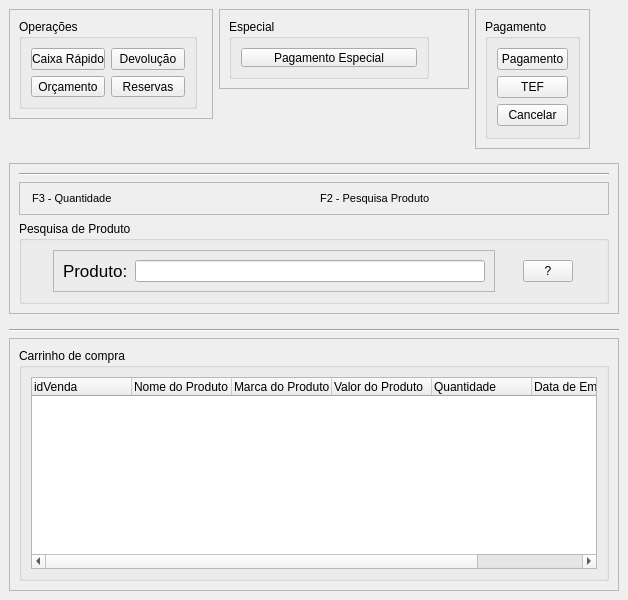
<?xml version="1.0" encoding="UTF-8"?>
<ui version="4.0">
 <class>MainWindow</class>
 <widget class="QMainWindow" name="MainWindow">
  <property name="geometry">
   <rect>
    <x>0</x>
    <y>0</y>
    <width>628</width>
    <height>600</height>
   </rect>
  </property>
  <property name="minimumSize">
   <size>
    <width>628</width>
    <height>600</height>
   </size>
  </property>
  <property name="maximumSize">
   <size>
    <width>628</width>
    <height>600</height>
   </size>
  </property>
  <property name="windowTitle">
   <string>MainWindow</string>
  </property>
  <widget class="QWidget" name="centralwidget">
   <layout class="QGridLayout" name="gridLayout">
    <item row="2" column="0" colspan="4">
     <widget class="Line" name="line_2">
      <property name="orientation">
       <enum>Qt::Horizontal</enum>
      </property>
     </widget>
    </item>
    <item row="1" column="0" colspan="4" alignment="Qt::AlignVCenter">
     <widget class="QFrame" name="frame_pesquisa">
      <property name="sizePolicy">
       <sizepolicy hsizetype="Fixed" vsizetype="Fixed">
        <horstretch>0</horstretch>
        <verstretch>0</verstretch>
       </sizepolicy>
      </property>
      <property name="minimumSize">
       <size>
        <width>0</width>
        <height>0</height>
       </size>
      </property>
      <property name="maximumSize">
       <size>
        <width>800</width>
        <height>800</height>
       </size>
      </property>
      <property name="frameShape">
       <enum>QFrame::StyledPanel</enum>
      </property>
      <property name="frameShadow">
       <enum>QFrame::Raised</enum>
      </property>
      <layout class="QVBoxLayout" name="verticalLayout_6">
       <item>
        <widget class="Line" name="line">
         <property name="orientation">
          <enum>Qt::Horizontal</enum>
         </property>
        </widget>
       </item>
       <item>
        <widget class="QFrame" name="frame_2">
         <property name="frameShape">
          <enum>QFrame::StyledPanel</enum>
         </property>
         <property name="frameShadow">
          <enum>QFrame::Raised</enum>
         </property>
         <layout class="QHBoxLayout" name="horizontalLayout">
          <item>
           <widget class="QLabel" name="l_F3Key">
            <property name="font">
             <font>
              <pointsize>8</pointsize>
             </font>
            </property>
            <property name="text">
             <string> F3 - Quantidade</string>
            </property>
           </widget>
          </item>
          <item>
           <widget class="QLabel" name="l_F2Key">
            <property name="font">
             <font>
              <pointsize>8</pointsize>
             </font>
            </property>
            <property name="text">
             <string> F2 - Pesquisa Produto</string>
            </property>
           </widget>
          </item>
         </layout>
        </widget>
       </item>
       <item>
        <widget class="QGroupBox" name="gb_pesquisa">
         <property name="sizePolicy">
          <sizepolicy hsizetype="Fixed" vsizetype="Fixed">
           <horstretch>0</horstretch>
           <verstretch>0</verstretch>
          </sizepolicy>
         </property>
         <property name="maximumSize">
          <size>
           <width>800</width>
           <height>600</height>
          </size>
         </property>
         <property name="title">
          <string>Pesquisa de Produto</string>
         </property>
         <layout class="QHBoxLayout" name="horizontalLayout_3">
          <item>
           <widget class="QFrame" name="frame_3">
            <property name="sizePolicy">
             <sizepolicy hsizetype="Fixed" vsizetype="Fixed">
              <horstretch>0</horstretch>
              <verstretch>0</verstretch>
             </sizepolicy>
            </property>
            <property name="frameShape">
             <enum>QFrame::StyledPanel</enum>
            </property>
            <property name="frameShadow">
             <enum>QFrame::Raised</enum>
            </property>
            <layout class="QHBoxLayout" name="horizontalLayout_2">
             <item>
              <widget class="QLabel" name="l_title">
               <property name="minimumSize">
                <size>
                 <width>66</width>
                 <height>22</height>
                </size>
               </property>
               <property name="maximumSize">
                <size>
                 <width>66</width>
                 <height>22</height>
                </size>
               </property>
               <property name="font">
                <font>
                 <pointsize>13</pointsize>
                </font>
               </property>
               <property name="text">
                <string>Produto:</string>
               </property>
              </widget>
             </item>
             <item>
              <widget class="QLineEdit" name="le_produto">
               <property name="sizePolicy">
                <sizepolicy hsizetype="MinimumExpanding" vsizetype="MinimumExpanding">
                 <horstretch>0</horstretch>
                 <verstretch>0</verstretch>
                </sizepolicy>
               </property>
               <property name="minimumSize">
                <size>
                 <width>350</width>
                 <height>22</height>
                </size>
               </property>
               <property name="maximumSize">
                <size>
                 <width>350</width>
                 <height>22</height>
                </size>
               </property>
              </widget>
             </item>
            </layout>
           </widget>
          </item>
          <item>
           <widget class="QToolButton" name="toolButton">
            <property name="sizePolicy">
             <sizepolicy hsizetype="Fixed" vsizetype="Fixed">
              <horstretch>0</horstretch>
              <verstretch>0</verstretch>
             </sizepolicy>
            </property>
            <property name="minimumSize">
             <size>
              <width>50</width>
              <height>22</height>
             </size>
            </property>
            <property name="maximumSize">
             <size>
              <width>22</width>
              <height>22</height>
             </size>
            </property>
            <property name="text">
             <string>?</string>
            </property>
            <property name="popupMode">
             <enum>QToolButton::InstantPopup</enum>
            </property>
            <property name="toolButtonStyle">
             <enum>Qt::ToolButtonIconOnly</enum>
            </property>
            <property name="autoRaise">
             <bool>false</bool>
            </property>
           </widget>
          </item>
         </layout>
        </widget>
       </item>
      </layout>
     </widget>
    </item>
    <item row="0" column="0" alignment="Qt::AlignLeft|Qt::AlignTop">
     <widget class="QFrame" name="frame_operacao">
      <property name="sizePolicy">
       <sizepolicy hsizetype="Fixed" vsizetype="Fixed">
        <horstretch>0</horstretch>
        <verstretch>0</verstretch>
       </sizepolicy>
      </property>
      <property name="minimumSize">
       <size>
        <width>204</width>
        <height>110</height>
       </size>
      </property>
      <property name="maximumSize">
       <size>
        <width>204</width>
        <height>110</height>
       </size>
      </property>
      <property name="frameShape">
       <enum>QFrame::StyledPanel</enum>
      </property>
      <property name="frameShadow">
       <enum>QFrame::Raised</enum>
      </property>
      <layout class="QVBoxLayout" name="verticalLayout">
       <item>
        <widget class="QGroupBox" name="gb_operacao">
         <property name="minimumSize">
          <size>
           <width>178</width>
           <height>90</height>
          </size>
         </property>
         <property name="maximumSize">
          <size>
           <width>178</width>
           <height>90</height>
          </size>
         </property>
         <property name="title">
          <string>Operações</string>
         </property>
         <layout class="QGridLayout" name="gridLayout_2">
          <item row="0" column="0">
           <widget class="QPushButton" name="btn_caixaRapido_2">
            <property name="text">
             <string>Caixa Rápido</string>
            </property>
           </widget>
          </item>
          <item row="1" column="1">
           <widget class="QPushButton" name="btn_reservas">
            <property name="text">
             <string>Reservas</string>
            </property>
           </widget>
          </item>
          <item row="0" column="1">
           <widget class="QPushButton" name="btn_Devoluo">
            <property name="text">
             <string>Devolução</string>
            </property>
           </widget>
          </item>
          <item row="1" column="0">
           <widget class="QPushButton" name="btn_orcamento">
            <property name="text">
             <string>Orçamento</string>
            </property>
           </widget>
          </item>
         </layout>
        </widget>
       </item>
      </layout>
     </widget>
    </item>
    <item row="0" column="1" alignment="Qt::AlignLeft|Qt::AlignTop">
     <widget class="QFrame" name="frame_especial">
      <property name="sizePolicy">
       <sizepolicy hsizetype="Fixed" vsizetype="Fixed">
        <horstretch>0</horstretch>
        <verstretch>0</verstretch>
       </sizepolicy>
      </property>
      <property name="minimumSize">
       <size>
        <width>250</width>
        <height>80</height>
       </size>
      </property>
      <property name="maximumSize">
       <size>
        <width>250</width>
        <height>80</height>
       </size>
      </property>
      <property name="frameShape">
       <enum>QFrame::StyledPanel</enum>
      </property>
      <property name="frameShadow">
       <enum>QFrame::Raised</enum>
      </property>
      <layout class="QVBoxLayout" name="verticalLayout_2">
       <item>
        <widget class="QGroupBox" name="gb_especial">
         <property name="minimumSize">
          <size>
           <width>200</width>
           <height>60</height>
          </size>
         </property>
         <property name="maximumSize">
          <size>
           <width>200</width>
           <height>60</height>
          </size>
         </property>
         <property name="title">
          <string>Especial</string>
         </property>
         <layout class="QFormLayout" name="formLayout">
          <item row="0" column="0" colspan="2">
           <widget class="QPushButton" name="btn_pagamentEspecial">
            <property name="maximumSize">
             <size>
              <width>350</width>
              <height>16777215</height>
             </size>
            </property>
            <property name="text">
             <string>Pagamento Especial</string>
            </property>
           </widget>
          </item>
         </layout>
        </widget>
       </item>
      </layout>
     </widget>
    </item>
    <item row="3" column="0" colspan="4">
     <widget class="QFrame" name="frame_carinhoCompra">
      <property name="sizePolicy">
       <sizepolicy hsizetype="Preferred" vsizetype="Fixed">
        <horstretch>0</horstretch>
        <verstretch>0</verstretch>
       </sizepolicy>
      </property>
      <property name="frameShape">
       <enum>QFrame::StyledPanel</enum>
      </property>
      <property name="frameShadow">
       <enum>QFrame::Raised</enum>
      </property>
      <layout class="QVBoxLayout" name="verticalLayout_5">
       <item>
        <widget class="QGroupBox" name="gb_carrinhoCompra">
         <property name="title">
          <string>Carrinho de compra</string>
         </property>
         <layout class="QHBoxLayout" name="horizontalLayout_4">
          <item>
           <widget class="QTreeWidget" name="treeWidget">
            <column>
             <property name="text">
              <string>idVenda</string>
             </property>
            </column>
            <column>
             <property name="text">
              <string>Nome do Produto</string>
             </property>
            </column>
            <column>
             <property name="text">
              <string>Marca do Produto</string>
             </property>
            </column>
            <column>
             <property name="text">
              <string>Valor do Produto</string>
             </property>
            </column>
            <column>
             <property name="text">
              <string>Quantidade</string>
             </property>
            </column>
            <column>
             <property name="text">
              <string>Data de Emissão</string>
             </property>
            </column>
            <column>
             <property name="text">
              <string>Data de Validade</string>
             </property>
            </column>
            <column>
             <property name="text">
              <string/>
             </property>
            </column>
           </widget>
          </item>
         </layout>
        </widget>
       </item>
      </layout>
     </widget>
    </item>
    <item row="0" column="2">
     <widget class="QFrame" name="frame">
      <property name="sizePolicy">
       <sizepolicy hsizetype="Fixed" vsizetype="Fixed">
        <horstretch>0</horstretch>
        <verstretch>0</verstretch>
       </sizepolicy>
      </property>
      <property name="minimumSize">
       <size>
        <width>115</width>
        <height>140</height>
       </size>
      </property>
      <property name="maximumSize">
       <size>
        <width>115</width>
        <height>140</height>
       </size>
      </property>
      <property name="frameShape">
       <enum>QFrame::StyledPanel</enum>
      </property>
      <property name="frameShadow">
       <enum>QFrame::Raised</enum>
      </property>
      <layout class="QVBoxLayout" name="verticalLayout_3">
       <item>
        <widget class="QGroupBox" name="gb_pagamento">
         <property name="title">
          <string>Pagamento</string>
         </property>
         <layout class="QVBoxLayout" name="verticalLayout_4">
          <item>
           <widget class="QPushButton" name="btn_pagamento">
            <property name="text">
             <string>Pagamento</string>
            </property>
           </widget>
          </item>
          <item>
           <widget class="QPushButton" name="btn_TEF">
            <property name="text">
             <string>TEF</string>
            </property>
           </widget>
          </item>
          <item>
           <widget class="QPushButton" name="btn_cancelar">
            <property name="text">
             <string>Cancelar</string>
            </property>
           </widget>
          </item>
         </layout>
        </widget>
       </item>
      </layout>
     </widget>
    </item>
   </layout>
  </widget>
 </widget>
 <resources/>
 <connections/>
</ui>
